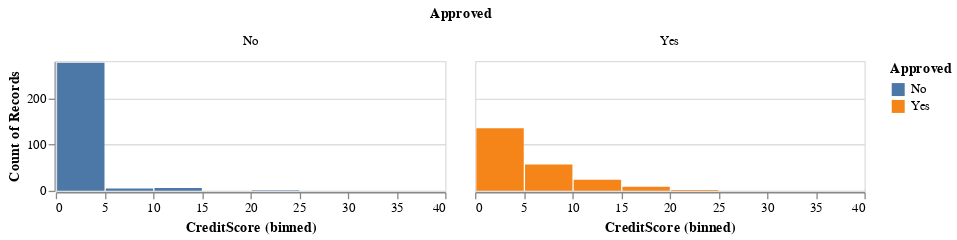

The notebook cell this image was saved under:
### Markdown cell above
I used the altair package to create all of our visualizations, using the mark_point() function for scatter plots and mark_bar() for histograms.

To explore the relationships in our preliminary data, I first created histograms, faceting whether the observation was approved or not. This allowed us to understand the distribution of the data and which values of our variables had a lot of approvals or non-approvals. Looking at these histograms, credit score had the biggest impact on approvals. Keeping this in mind, I focused our other visualizations, mainly scatter plots, on the relationships between Credit Score and our other predictive variables (debt, income, and age).

### Code cell
# data summarization

data_vis_cs = alt.Chart(data_train).mark_bar().encode(
    x = alt.X('CreditScore').scale(domain=[0,40],clamp= True).bin(maxbins=30),
    y = alt.Y('count()'),
    color = alt.Color('Approved')
).properties(
    height=100
).facet(
    "Approved:N",)
data_vis_cs

### Figure 1 — Vega-Lite specification as saved in the notebook (floating-point values rounded to 4 significant figures; data arrays with more than 128 entries replaced by an {"elided": "..."} marker saying what was removed)
{"config": {"view": {"continuousWidth": 300, "continuousHeight": 300}}, "data": {"name": "data-9b2ed57830432ad344c2b937c9697da2"}, "facet": {"field": "Approved", "type": "nominal"}, "spec": {"mark": {"type": "bar"}, "encoding": {"color": {"field": "Approved", "type": "nominal"}, "x": {"bin": {"maxbins": 30}, "field": "CreditScore", "scale": {"domain": [0, 40], "clamp": true}, "type": "quantitative"}, "y": {"aggregate": "count", "type": "quantitative"}}, "height": 100}, "$schema": "https://vega.github.io/schema/vega-lite/v5.15.1.json", "datasets": {"data-9b2ed57830432ad344c2b937c9697da2": {"elided": "517 records"}}}
